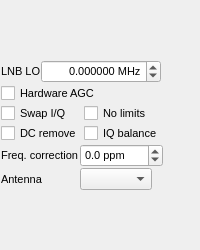
<?xml version="1.0" encoding="UTF-8"?>
<ui version="4.0">
 <class>DockInputCtl</class>
 <widget class="QDockWidget" name="DockInputCtl">
  <property name="geometry">
   <rect>
    <x>0</x>
    <y>0</y>
    <width>200</width>
    <height>270</height>
   </rect>
  </property>
  <property name="sizePolicy">
   <sizepolicy hsizetype="Fixed" vsizetype="Fixed">
    <horstretch>0</horstretch>
    <verstretch>0</verstretch>
   </sizepolicy>
  </property>
  <property name="minimumSize">
   <size>
    <width>200</width>
    <height>250</height>
   </size>
  </property>
  <property name="maximumSize">
   <size>
    <width>250</width>
    <height>270</height>
   </size>
  </property>
  <property name="windowIcon">
   <iconset resource="../icons.qrc">
    <normaloff>:/icons/icons/flash.svg</normaloff>:/icons/icons/flash.svg</iconset>
  </property>
  <property name="floating">
   <bool>false</bool>
  </property>
  <property name="allowedAreas">
   <set>Qt::LeftDockWidgetArea|Qt::RightDockWidgetArea</set>
  </property>
  <property name="windowTitle">
   <string>Input controls</string>
  </property>
  <widget class="QWidget" name="dockWidgetContents">
   <property name="sizePolicy">
    <sizepolicy hsizetype="Fixed" vsizetype="Fixed">
     <horstretch>0</horstretch>
     <verstretch>0</verstretch>
    </sizepolicy>
   </property>
   <property name="font">
    <font>
     <pointsize>8</pointsize>
    </font>
   </property>
   <property name="layoutDirection">
    <enum>Qt::LeftToRight</enum>
   </property>
   <layout class="QVBoxLayout" name="verticalLayout">
    <property name="spacing">
     <number>1</number>
    </property>
    <property name="sizeConstraint">
     <enum>QLayout::SetFixedSize</enum>
    </property>
    <property name="leftMargin">
     <number>1</number>
    </property>
    <property name="topMargin">
     <number>1</number>
    </property>
    <property name="rightMargin">
     <number>1</number>
    </property>
    <property name="bottomMargin">
     <number>1</number>
    </property>
    <item>
     <layout class="QHBoxLayout" name="horizontalLayout">
      <property name="spacing">
       <number>0</number>
      </property>
      <property name="sizeConstraint">
       <enum>QLayout::SetDefaultConstraint</enum>
      </property>
      <item>
       <widget class="QLabel" name="lnbLabel">
        <property name="sizePolicy">
         <sizepolicy hsizetype="Fixed" vsizetype="Preferred">
          <horstretch>0</horstretch>
          <verstretch>0</verstretch>
         </sizepolicy>
        </property>
        <property name="styleSheet">
         <string notr="true">font: 8pt &quot;Ubuntu&quot;;</string>
        </property>
        <property name="text">
         <string>LNB LO</string>
        </property>
        <property name="indent">
         <number>-1</number>
        </property>
       </widget>
      </item>
      <item>
       <widget class="QDoubleSpinBox" name="lnbSpinBox">
        <property name="sizePolicy">
         <sizepolicy hsizetype="Fixed" vsizetype="Fixed">
          <horstretch>0</horstretch>
          <verstretch>0</verstretch>
         </sizepolicy>
        </property>
        <property name="toolTip">
         <string>Local oscillator of up or down converter</string>
        </property>
        <property name="statusTip">
         <string/>
        </property>
        <property name="styleSheet">
         <string notr="true">font: 8pt &quot;Ubuntu&quot;;</string>
        </property>
        <property name="alignment">
         <set>Qt::AlignRight|Qt::AlignTrailing|Qt::AlignVCenter</set>
        </property>
        <property name="suffix">
         <string> MHz</string>
        </property>
        <property name="decimals">
         <number>6</number>
        </property>
        <property name="minimum">
         <double>-2000.000000000000000</double>
        </property>
        <property name="maximum">
         <double>7900.000000000000000</double>
        </property>
       </widget>
      </item>
     </layout>
    </item>
    <item>
     <layout class="QHBoxLayout" name="horizontalLayout_2">
      <property name="spacing">
       <number>2</number>
      </property>
      <item>
       <widget class="QCheckBox" name="agcButton">
        <property name="sizePolicy">
         <sizepolicy hsizetype="Preferred" vsizetype="Fixed">
          <horstretch>0</horstretch>
          <verstretch>0</verstretch>
         </sizepolicy>
        </property>
        <property name="toolTip">
         <string>&lt;html&gt;&lt;head/&gt;&lt;body&gt;&lt;p&gt;Toggle hardware-based automatic gain control.&lt;/p&gt;&lt;p&gt;This feature requires hardware that supports it. It is known to work with RTL-SDR devices.&lt;/p&gt;&lt;/body&gt;&lt;/html&gt;</string>
        </property>
        <property name="text">
         <string>Hardware AGC</string>
        </property>
       </widget>
      </item>
     </layout>
    </item>
    <item>
     <layout class="QGridLayout" name="gridLayout">
      <property name="horizontalSpacing">
       <number>2</number>
      </property>
      <item row="1" column="1">
       <widget class="QCheckBox" name="iqBalanceButton">
        <property name="sizePolicy">
         <sizepolicy hsizetype="Fixed" vsizetype="Fixed">
          <horstretch>0</horstretch>
          <verstretch>0</verstretch>
         </sizepolicy>
        </property>
        <property name="toolTip">
         <string>Enable automatic I/Q balance (requires gr-iqbal component)</string>
        </property>
        <property name="styleSheet">
         <string notr="true">font: 8pt &quot;Ubuntu&quot;;</string>
        </property>
        <property name="text">
         <string>IQ balance</string>
        </property>
       </widget>
      </item>
      <item row="0" column="1">
       <widget class="QCheckBox" name="ignoreButton">
        <property name="sizePolicy">
         <sizepolicy hsizetype="Fixed" vsizetype="Fixed">
          <horstretch>0</horstretch>
          <verstretch>0</verstretch>
         </sizepolicy>
        </property>
        <property name="toolTip">
         <string>&lt;html&gt;&lt;head/&gt;&lt;body&gt;&lt;p&gt;Ignore hardware limits such as frequency range. This allows experimenting with out-of-spec settings.&lt;/p&gt;&lt;/body&gt;&lt;/html&gt;</string>
        </property>
        <property name="styleSheet">
         <string notr="true">font: 8pt &quot;Ubuntu&quot;;</string>
        </property>
        <property name="text">
         <string>No limits</string>
        </property>
       </widget>
      </item>
      <item row="1" column="0">
       <widget class="QCheckBox" name="dcCancelButton">
        <property name="sizePolicy">
         <sizepolicy hsizetype="Fixed" vsizetype="Fixed">
          <horstretch>0</horstretch>
          <verstretch>0</verstretch>
         </sizepolicy>
        </property>
        <property name="toolTip">
         <string>Enable automatic DC removal</string>
        </property>
        <property name="styleSheet">
         <string notr="true">font: 8pt &quot;Ubuntu&quot;;</string>
        </property>
        <property name="text">
         <string>DC remove</string>
        </property>
       </widget>
      </item>
      <item row="0" column="0">
       <widget class="QCheckBox" name="iqSwapButton">
        <property name="sizePolicy">
         <sizepolicy hsizetype="Fixed" vsizetype="Fixed">
          <horstretch>0</horstretch>
          <verstretch>0</verstretch>
         </sizepolicy>
        </property>
        <property name="toolTip">
         <string>&lt;html&gt;&lt;head/&gt;&lt;body&gt;&lt;p&gt;Swap the the I/Q channels. This can be useful with audio-based input or when dealing with inverted IF.&lt;/p&gt;&lt;/body&gt;&lt;/html&gt;</string>
        </property>
        <property name="styleSheet">
         <string notr="true">font: 8pt &quot;Ubuntu&quot;;</string>
        </property>
        <property name="text">
         <string>Swap I/Q</string>
        </property>
        <property name="tristate">
         <bool>false</bool>
        </property>
       </widget>
      </item>
     </layout>
    </item>
    <item>
     <layout class="QFormLayout" name="formLayout">
      <property name="horizontalSpacing">
       <number>2</number>
      </property>
      <item row="0" column="0">
       <widget class="QLabel" name="freqCorrLabel">
        <property name="sizePolicy">
         <sizepolicy hsizetype="Fixed" vsizetype="Preferred">
          <horstretch>0</horstretch>
          <verstretch>0</verstretch>
         </sizepolicy>
        </property>
        <property name="styleSheet">
         <string notr="true">font: 8pt &quot;Ubuntu&quot;;</string>
        </property>
        <property name="text">
         <string>Freq. correction</string>
        </property>
        <property name="alignment">
         <set>Qt::AlignRight|Qt::AlignTrailing|Qt::AlignVCenter</set>
        </property>
       </widget>
      </item>
      <item row="0" column="1">
       <widget class="QDoubleSpinBox" name="freqCorrSpinBox">
        <property name="sizePolicy">
         <sizepolicy hsizetype="Fixed" vsizetype="Minimum">
          <horstretch>0</horstretch>
          <verstretch>0</verstretch>
         </sizepolicy>
        </property>
        <property name="suffix">
         <string> ppm</string>
        </property>
        <property name="decimals">
         <number>1</number>
        </property>
        <property name="minimum">
         <double>-500.000000000000000</double>
        </property>
        <property name="maximum">
         <double>500.000000000000000</double>
        </property>
        <property name="value">
         <double>0.000000000000000</double>
        </property>
       </widget>
      </item>
      <item row="1" column="0">
       <widget class="QLabel" name="antSelectorLabel">
        <property name="sizePolicy">
         <sizepolicy hsizetype="Fixed" vsizetype="Preferred">
          <horstretch>0</horstretch>
          <verstretch>0</verstretch>
         </sizepolicy>
        </property>
        <property name="toolTip">
         <string>Select active antenna connector</string>
        </property>
        <property name="text">
         <string>Antenna</string>
        </property>
       </widget>
      </item>
      <item row="1" column="1">
       <widget class="QComboBox" name="antSelector">
        <property name="sizePolicy">
         <sizepolicy hsizetype="Fixed" vsizetype="Minimum">
          <horstretch>0</horstretch>
          <verstretch>0</verstretch>
         </sizepolicy>
        </property>
        <property name="toolTip">
         <string>Select active antenna connector</string>
        </property>
       </widget>
      </item>
     </layout>
    </item>
   </layout>
  </widget>
 </widget>
 <resources>
  <include location="../icons.qrc"/>
 </resources>
 <connections/>
</ui>
